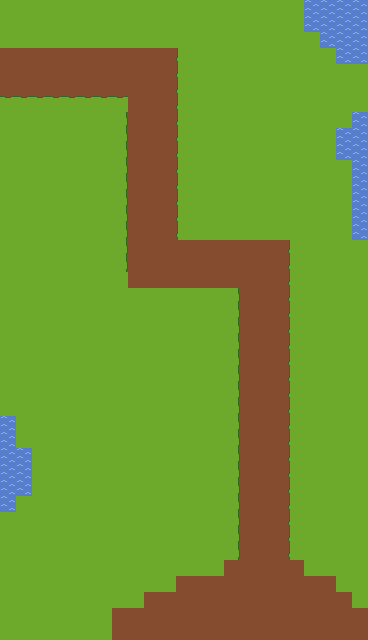

The image is a tile-based game level rendered from a .tmx file. Its description and complete source (layers, tilesets, objects, tile grids) follow:
An orthogonal 23x40 tile map with 16x16 px tiles, 1 tile layer (Tile Layer 1) and 5 objects (Defender2, Defender1, Defender0, Barn, Enemy1).

<map version="1.10" tiledversion="1.10.2" orientation="orthogonal" renderorder="right-down" width="23" height="40" tilewidth="16" tileheight="16" infinite="0" nextlayerid="3" nextobjectid="18">
 <tileset firstgid="1" source="Barnyard Defenders.tsx" />
 <layer id="1" name="Tile Layer 1" width="23" height="40">
  <data encoding="csv">
77,77,77,77,77,77,77,77,77,77,77,77,77,77,77,77,77,77,77,47,47,47,47,
77,77,77,77,77,77,77,77,77,77,77,77,77,77,77,77,77,77,77,47,47,47,47,
77,77,77,77,77,77,77,77,77,77,77,77,77,77,77,77,77,77,77,77,47,47,47,
50,50,50,50,50,50,50,50,50,50,50,52,77,77,77,77,77,77,77,77,77,47,47,
50,50,50,50,50,50,50,50,50,50,101,52,77,77,77,77,77,77,77,77,77,77,77,
50,50,50,50,50,50,50,50,50,50,101,52,77,77,77,77,77,77,77,77,77,77,77,
44,44,44,44,44,44,44,44,50,50,50,52,77,77,77,77,77,77,77,77,77,77,77,
77,77,77,77,77,77,77,54,50,50,50,52,77,77,77,77,77,77,77,77,77,77,47,
77,77,77,77,77,77,77,54,50,50,50,52,77,77,77,77,77,77,77,77,77,47,47,
77,77,77,77,77,77,77,54,50,50,50,52,77,77,77,77,77,77,77,77,77,47,47,
77,77,77,77,77,77,77,54,50,50,50,52,53,77,77,77,77,77,77,77,77,77,47,
77,77,77,77,77,77,77,54,50,50,50,52,53,77,77,77,77,77,77,77,77,77,47,
77,77,77,77,77,77,77,54,50,50,50,52,77,77,77,77,77,77,77,77,77,77,47,
77,77,77,77,77,77,77,54,50,50,50,52,77,77,77,77,77,77,77,77,77,77,47,
77,77,77,77,77,77,77,54,50,50,50,52,77,77,77,77,77,77,77,77,77,77,47,
77,77,77,77,77,77,77,54,50,50,50,50,50,50,50,50,50,50,52,77,77,77,77,
77,77,77,77,77,77,77,54,50,50,50,50,50,50,50,50,50,50,52,77,77,77,77,
77,77,77,77,77,77,53,53,50,50,50,50,50,50,50,50,50,50,52,77,77,77,77,
77,77,77,77,77,77,77,77,77,77,77,77,77,77,54,50,50,50,52,77,77,77,77,
77,77,77,77,77,77,77,77,77,77,77,77,77,77,54,50,50,50,52,53,77,77,77,
77,77,77,77,77,77,77,77,77,77,77,77,77,77,54,50,50,50,52,77,77,77,77,
77,77,77,77,77,77,77,77,77,77,77,77,77,77,54,50,50,50,52,53,77,77,77,
77,77,77,77,77,77,77,77,77,77,77,77,77,77,54,50,50,50,52,53,77,77,77,
77,77,77,77,77,77,77,77,77,77,77,77,77,77,54,50,50,50,52,77,77,77,77,
77,77,77,77,77,77,77,77,77,77,77,77,77,77,54,50,50,50,52,77,77,77,77,
77,77,77,77,77,77,77,77,77,77,77,77,77,77,54,50,50,50,52,77,77,77,77,
47,77,77,77,77,77,77,77,77,77,77,77,77,77,54,50,50,50,52,77,77,77,77,
47,77,77,77,77,77,77,77,77,77,77,77,77,77,54,50,50,50,52,77,77,77,77,
47,47,77,77,77,77,77,77,77,77,77,77,77,77,54,50,50,50,52,77,77,77,77,
47,47,77,77,77,77,77,77,77,77,77,77,77,77,54,50,50,50,52,77,77,77,77,
47,47,77,77,77,77,77,77,77,77,77,77,77,77,54,50,50,50,52,77,77,77,77,
47,77,77,77,77,77,77,77,77,77,77,77,77,77,54,50,50,50,52,77,77,77,77,
77,77,77,77,77,77,77,77,77,77,77,77,77,77,54,50,50,50,52,77,77,77,77,
77,77,77,77,77,77,77,77,77,77,77,77,77,77,54,50,50,50,52,77,77,77,77,
77,77,77,77,77,77,77,77,77,77,77,77,77,77,54,50,50,50,52,77,77,77,77,
77,77,77,77,77,77,77,77,77,77,77,77,77,77,50,50,50,50,50,77,77,77,77,
77,77,77,77,77,77,77,77,77,77,77,50,50,50,50,50,50,50,50,50,50,77,77,
77,77,77,77,77,77,77,77,77,50,50,50,50,50,50,50,50,50,50,50,50,50,77,
77,77,77,77,77,77,77,50,50,50,50,50,50,50,50,50,50,50,50,50,50,50,50,
77,77,77,77,77,77,77,50,50,50,50,50,50,50,50,50,50,50,50,50,50,50,50
</data>
 </layer>
 <objectgroup id="2" name="Spawnpoints">
  <object id="12" name="Defender2" type="Defender2" x="304.25" y="400" width="48" height="48" />
  <object id="13" name="Defender1" type="Defender1" x="160" y="304" width="48" height="48" />
  <object id="14" name="Defender0" type="Defender0" x="192" y="159.333" width="48" height="48" />
  <object id="16" name="Barn" type="Barn" x="192.333" y="512.333" width="127.667" height="126.667" />
  <object id="17" name="Enemy1" type="Enemy1" x="15.5" y="64.25" width="32.5" height="31.75">
   <properties>
    <property name="offDown1" type="float" value="11" />
    <property name="offDown2" type="float" value="15" />
    <property name="offRight1" type="float" value="8" />
    <property name="offRight2" type="float" value="7" />
   </properties>
  </object>
 </objectgroup>
</map>
